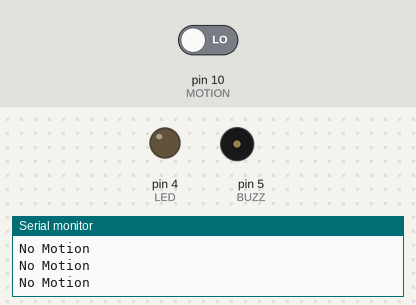
The sketch below on a simulated Arduino Uno, built with avr-gcc and run on an emulated ATmega328P. On the bench: output pins drawn as LEDs (lit = HIGH), buzzer (waves = sounding), the last lines printed to the serial monitor. The inputs (shaded band) are chosen by the test bench; at power-on: pin 10 (MOTION) LOW.

Above: at 2.8 s.
2.9 s: pin 10 (MOTION) driven HIGH
At 4.1 s:
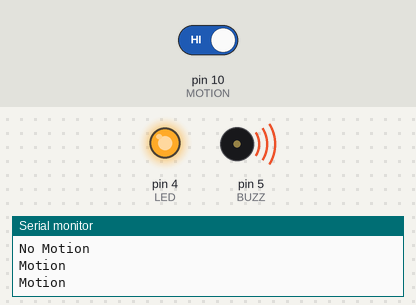
4.5 s: pin 10 (MOTION) driven LOW
At 5.6 s:
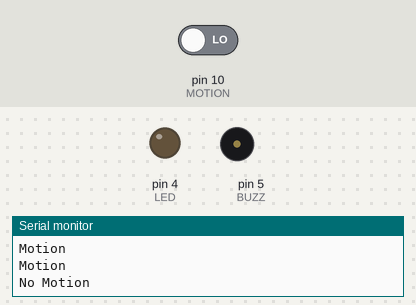
Timing chart, 0 to 7.5 s (numbered marks = the images above; inputs shaded):
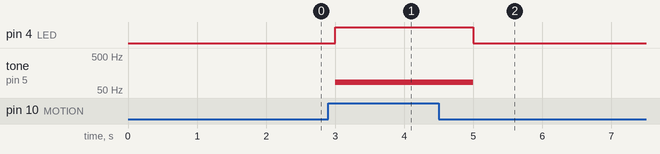

The sketch:

Task1.1P.ino
```cpp
/*
  Basic Sense Act Think Alarm!

  By Sean Corcoran
  Created 22 Jun 2021
  For Task M1.T1P - SIT315 Concurrent and Distributed Programming
  Deakin University
*/
// Define input and output pins
#define LED 4
#define BUZZ 5
#define MOTION 10

void setup() {
  // Initialize digital pin LED and BUZZER pins to output and motionInput to input.
  pinMode(LED, OUTPUT);
  pinMode(BUZZ, OUTPUT);
  pinMode(MOTION, INPUT);

  // Setup the serial monitor at 9600
  Serial.begin(9600);
}

void loop() {
  // If the motion pin reads as high, motion has been detected if not then no motion
  if (digitalRead(MOTION) == HIGH) {
    // Turn on the LED and play tone.
    digitalWrite(LED, HIGH);
    tone(BUZZ, 85);

    // Output the motion state to the serial monitor.
    Serial.println("Motion");
  }
  else {
    // Turn off the LED and stop tone.
    digitalWrite(LED, LOW);
     noTone(BUZZ);

    // Output the motion state to the serial monitor.
    Serial.println("No Motion");
  }
  // Wait a second before relooping.
  delay(1000);
}
```

Measured:
- after the input at 2.9 s, pin 4 (LED): LOW → HIGH after 0.10 s; tone on pin 5 (BUZZ): silent → 85 Hz after 0.10 s
- after the input at 4.5 s, pin 4 (LED): HIGH → LOW after 0.50 s; tone on pin 5 (BUZZ): 85 Hz → silent after 0.50 s
